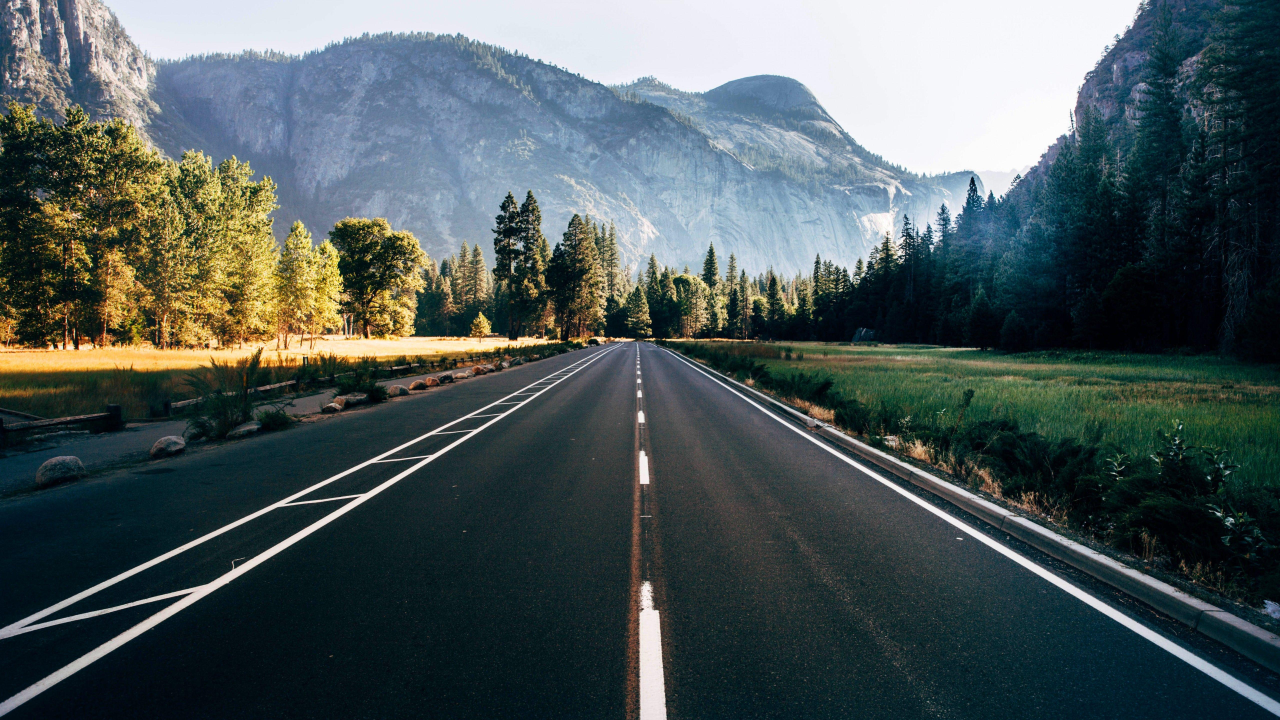
#> input picture Code/RobotMainEnv/test_image.jpg, 5120 x 2880 px, given in place of Vid1.mp4, which was not available (shown at 1/4 size)
$ python ColorPickerSetup.py
#> lines starting #> are read from the running program, lines starting #| are printed output that depends on the picture; after the words box and inside, x2 and y2 are one past the last pixel; in counts of white or black regions, pixels touching at a corner belong together; pictures that were not available may be replaced by others from this repository, and a replacement may not be noted
import cv2
import utils
import numpy as np

# This is a simple color picker script that will help us find the HSV values for the track.
# We can use this to find the range of values for the black/white lane colors used on utils Threshold().
# Run separate it

# Uncomment to Live recording/transmission
# frameWidth = 640
# frameHeight = 480
# cap = cv2.VideoCapture(1)   # change to video recorded
# cap.set(3, frameWidth)
# cap.set(4, frameHeight)

def empty(a):
    pass

cv2.namedWindow("HSV")
cv2.resizeWindow("HSV", 640, 238)
cv2.createTrackbar("HUE Min", "HSV", 0, 179, empty)
#> slider 'HUE Min' is set to 35
cv2.createTrackbar("HUE Max", "HSV", 179, 179, empty)
cv2.createTrackbar("SAT Min", "HSV", 0, 255, empty)
#> slider 'SAT Min' is set to 51
cv2.createTrackbar("SAT Max", "HSV", 255, 255, empty)
cv2.createTrackbar("VALUE Min", "HSV", 0, 255, empty)
#> slider 'VALUE Min' is set to 51
cv2.createTrackbar("VALUE Max", "HSV", 255, 255, empty)

cap = cv2.VideoCapture('C:/Users/10753308/Robochallenge_Charrito/Code/RobotMainEnv/Vid1.mp4')

frameCounter = 0

while True:
    frameCounter +=1
    if cap.get(cv2.CAP_PROP_FRAME_COUNT) == frameCounter:
        cap.set(cv2.CAP_PROP_POS_FRAMES, 0)
        frameCounter = 0

    _, img = cap.read()
#> img is the input picture: shape (2880, 5120, 3); mean B, G, R 89.2, 88.7, 76.9
    img = cv2.resize(img, (utils.WIDHT_SCREEN_SIZE, utils.HEIGHT_SCREEN_SIZE))
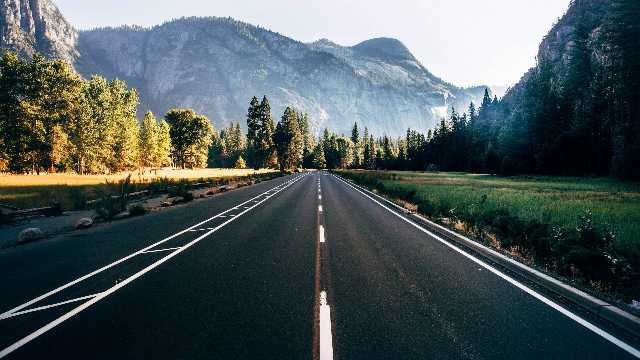
#> img: shape (360, 640, 3); mean B, G, R 89.3, 88.8, 77
    imgHsv = cv2.cvtColor(img, cv2.COLOR_BGR2HSV)
#> imgHsv: shape (360, 640, 3); mean H, S, V 87.2, 126.4, 99.1

    h_min = cv2.getTrackbarPos("HUE Min", "HSV")
    h_max = cv2.getTrackbarPos("HUE Max", "HSV")
    s_min = cv2.getTrackbarPos("SAT Min", "HSV")
    s_max = cv2.getTrackbarPos("SAT Max", "HSV")
    v_min = cv2.getTrackbarPos("VALUE Min", "HSV")
    v_max = cv2.getTrackbarPos("VALUE Max", "HSV")
    print(h_min)

    lower = np.array([h_min, s_min, v_min])
    upper = np.array([h_max, s_max, v_max])
    mask = cv2.inRange(imgHsv, lower, upper)
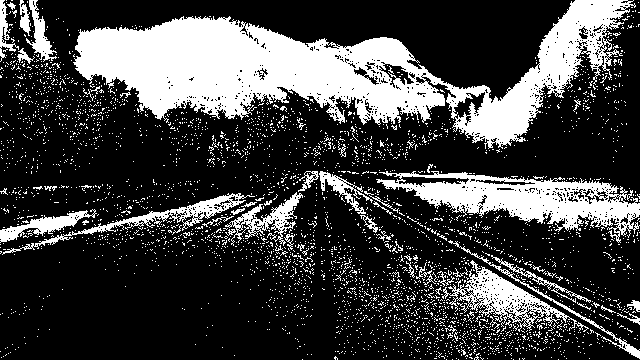
#> mask: shape (360, 640); 25.7% white; 3576 white regions (3523 under 20 px), largest, box (x1, y1, x2, y2) and area: (73, 0, 636, 149) 32803, (376, 171, 640, 243) 7582, (442, 260, 589, 332) 2698
    result = cv2.bitwise_and(img, img, mask=mask)
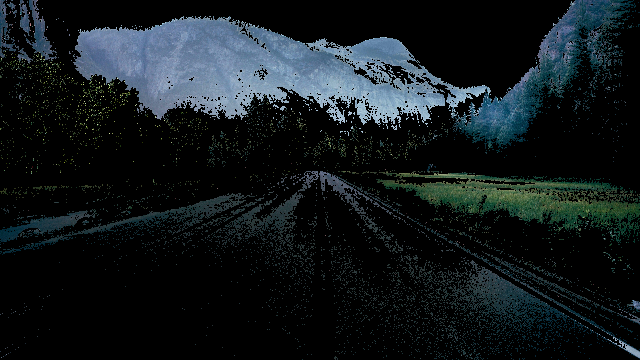
#> result: shape (360, 640, 3); mean B, G, R 28.7, 25.7, 19

    mask = cv2.cvtColor(mask, cv2.COLOR_GRAY2BGR)
    hStack = np.hstack([img, mask, result])
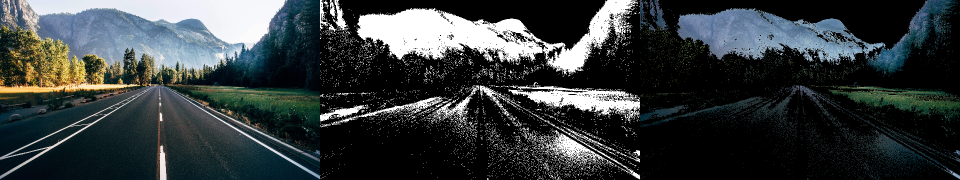
#> hStack: shape (360, 1920, 3) (shown at 1/2 size); mean B, G, R 61.2, 60, 53.9
    cv2.imshow('cvHorizontal Stacking', hStack)
    if cv2.waitKey(1) and 0xFF == ord('q'):
#> (key q is pressed here)
        break

cap.release()
cv2.destroyAllWindows()
